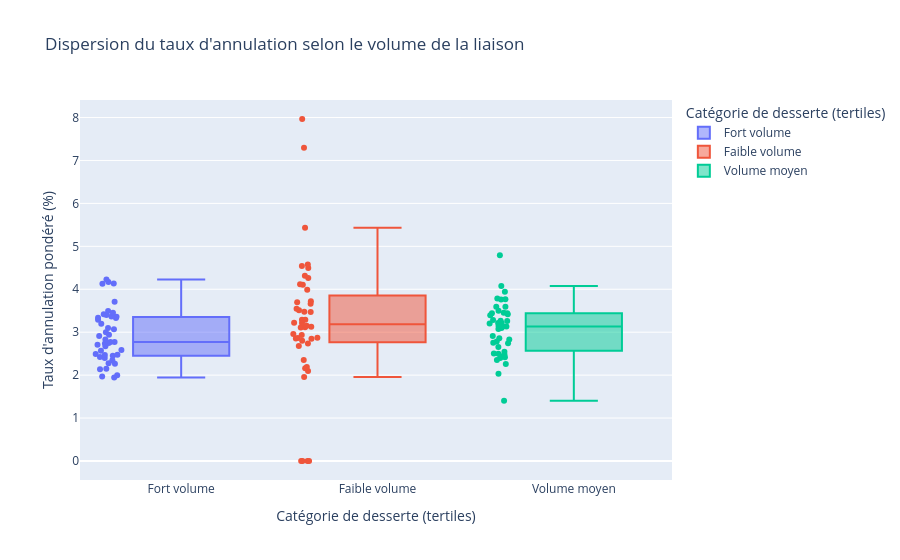
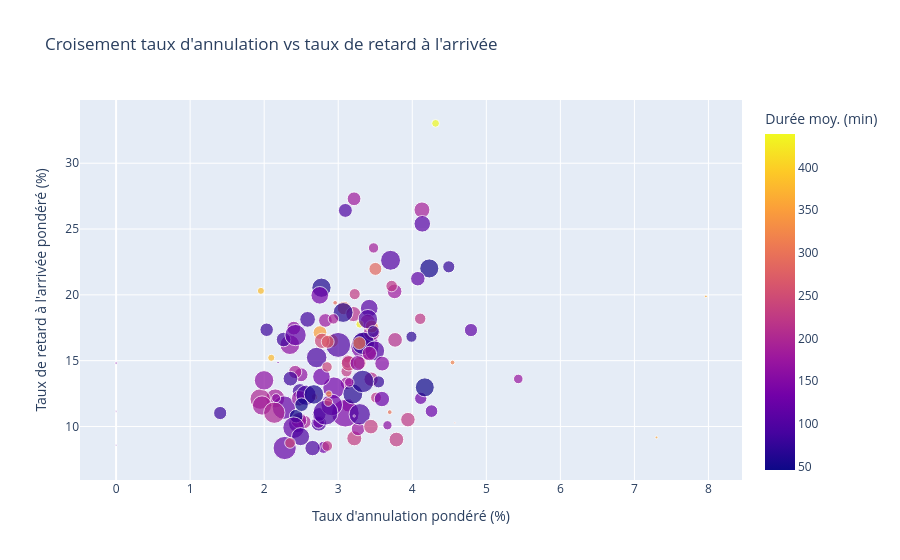

Notebook source saved alongside these figures, in order:
### Markdown cell above
### 4.3 Dispersion selon la catégorie de volume et lien avec les retards

On répartit les liaisons en trois groupes de volume équilibrés (tertiles) afin de comparer la dispersion des taux d'annulation, puis on croise taux d'annulation et taux de retard à l'arrivée.

### Code cell
df_liaisons["groupe_volume"] = pd.qcut(
    df_liaisons["trains_prevus"],
    q=3,
    labels=["Faible volume", "Volume moyen", "Fort volume"],
)

fig_box = px.box(
    df_liaisons,
    x="groupe_volume",
    y="taux_annulation",
    color="groupe_volume",
    points="all",
    hover_name="Liaison",
    labels={
        "groupe_volume": "Catégorie de desserte (tertiles)",
        "taux_annulation": "Taux d'annulation pondéré (%)",
    },
    title="Dispersion du taux d'annulation selon le volume de la liaison",
)
fig_box.show()

fig_croise = px.scatter(
    df_liaisons,
    x="taux_annulation",
    y="taux_retard_arrivee",
    size="trains_prevus",
    color="duree_moyenne",
    hover_name="Liaison",
    labels={
        "taux_annulation": "Taux d'annulation pondéré (%)",
        "taux_retard_arrivee": "Taux de retard à l'arrivée pondéré (%)",
        "duree_moyenne": "Durée moy. (min)",
    },
    title="Croisement taux d'annulation vs taux de retard à l'arrivée",
)
fig_croise.show()

### Figure 1 — Plotly figure (JSON) as saved in the notebook; plotly's stock layout.template omitted (floating-point values rounded to 4 significant figures)
{"data": [{"alignmentgroup": "True", "boxpoints": "all", "hovertemplate": "<b>%{hovertext}</b><br><br>Catégorie de desserte (tertiles)=%{x}<br>Taux d'annulation pondéré (%)=%{y}<extra></extra>", "hovertext": ["AIX EN PROVENCE TGV -> PARIS LYON", "ANGERS SAINT LAUD -> PARIS MONTPARNASSE", "ANGOULEME -> PARIS MONTPARNASSE", "ARRAS -> PARIS NORD", "AVIGNON TGV -> PARIS LYON", "BORDEAUX ST JEAN -> PARIS MONTPARNASSE", "DIJON VILLE -> PARIS LYON", "LE MANS -> PARIS MONTPARNASSE", "LILLE -> LYON PART DIEU", "LILLE -> PARIS NORD", "LYON PART DIEU -> LILLE", "LYON PART DIEU -> MARNE LA VALLEE", "LYON PART DIEU -> MARSEILLE ST CHARLES", "LYON PART DIEU -> PARIS LYON", "MARNE LA VALLEE -> LYON PART DIEU", "MARSEILLE ST CHARLES -> LYON PART DIEU", "MARSEILLE ST CHARLES -> PARIS LYON", "METZ -> PARIS EST", "MULHOUSE VILLE -> PARIS LYON", "NANCY -> PARIS EST", "NANTES -> PARIS MONTPARNASSE", "PARIS EST -> STRASBOURG", "PARIS LYON -> AIX EN PROVENCE TGV", "PARIS LYON -> AVIGNON TGV", "PARIS LYON -> DIJON VILLE", "PARIS LYON -> LYON PART DIEU", "PARIS LYON -> MARSEILLE ST CHARLES", "PARIS LYON -> MULHOUSE VILLE", "PARIS LYON -> VALENCE ALIXAN TGV", "PARIS MONTPARNASSE -> ANGERS SAINT LAUD", "PARIS MONTPARNASSE -> BORDEAUX ST JEAN", "PARIS MONTPARNASSE -> LE MANS", "PARIS MONTPARNASSE -> NANTES", "PARIS MONTPARNASSE -> POITIERS", "PARIS MONTPARNASSE -> RENNES", "PARIS MONTPARNASSE -> ST PIERRE DES CORPS", "PARIS NORD -> ARRAS", "PARIS NORD -> LILLE", "POITIERS -> PARIS MONTPARNASSE", "RENNES -> PARIS MONTPARNASSE", "ST PIERRE DES CORPS -> PARIS MONTPARNASSE", "STRASBOURG -> PARIS EST", "VALENCE ALIXAN TGV -> PARIS LYON"], "legendgroup": "Fort volume", "marker": {"color": "#636efa"}, "name": "Fort volume", "notched": false, "offsetgroup": "Fort volume", "orientation": "v", "showlegend": true, "x": ["Fort volume", "Fort volume", "Fort volume", "Fort volume", "Fort volume", "Fort volume", "Fort volume", "Fort volume", "Fort volume", "Fort volume", "Fort volume", "Fort volume", "Fort volume", "Fort volume", "Fort volume", "Fort volume", "Fort volume", "Fort volume", "Fort volume", "Fort volume", "Fort volume", "Fort volume", "Fort volume", "Fort volume", "Fort volume", "Fort volume", "Fort volume", "Fort volume", "Fort volume", "Fort volume", "Fort volume", "Fort volume", "Fort volume", "Fort volume", "Fort volume", "Fort volume", "Fort volume", "Fort volume", "Fort volume", "Fort volume", "Fort volume", "Fort volume", "Fort volume"], "x0": " ", "xaxis": "x", "y": [2.149, 2.709, 3.366, 4.23, 2.347, 3.36, 2.45, 2.773, 3.452, 3.338, 4.131, 4.135, 3.707, 2.267, 3.419, 3.493, 1.947, 2.586, 2.468, 2.738, 2.94, 2.398, 1.971, 1.998, 2.492, 2.277, 2.137, 2.474, 2.773, 2.566, 3.096, 2.671, 2.912, 3.291, 2.829, 3.197, 4.169, 3.33, 3.401, 3.0, 3.066, 2.424, 2.75], "y0": " ", "yaxis": "y", "type": "box"}, {"alignmentgroup": "True", "boxpoints": "all", "hovertemplate": "<b>%{hovertext}</b><br><br>Catégorie de desserte (tertiles)=%{x}<br>Taux d'annulation pondéré (%)=%{y}<extra></extra>", "hovertext": ["ANNECY -> PARIS LYON", "BARCELONA -> PARIS LYON", "BESANCON FRANCHE COMTE TGV -> PARIS LYON", "BORDEAUX ST JEAN -> PARIS VAUGIRARD", "BORDEAUX ST JEAN -> TOURCOING", "DOUAI -> PARIS NORD", "DUNKERQUE -> PARIS NORD", "FRANCFORT -> PARIS EST", "GRENOBLE -> PARIS LYON", "ITALIE -> PARIS LYON", "LAUSANNE -> PARIS LYON", "LYON PART DIEU -> RENNES", "MADRID -> MARSEILLE ST CHARLES", "MARSEILLE ST CHARLES -> MADRID", "MARSEILLE ST CHARLES -> TOURCOING", "NANTES -> PARIS VAUGIRARD", "NANTES -> STRASBOURG", "PARIS EST -> FRANCFORT", "PARIS EST -> STUTTGART", "PARIS LYON -> ANNECY", "PARIS LYON -> BARCELONA", "PARIS LYON -> BESANCON FRANCHE COMTE TGV", "PARIS LYON -> ITALIE", "PARIS LYON -> LAUSANNE", "PARIS LYON -> SAINT ETIENNE CHATEAUCREUX", "PARIS LYON -> ZURICH", "PARIS MONTPARNASSE -> ST MALO", "PARIS MONTPARNASSE -> TOULOUSE MATABIAU", "PARIS MONTPARNASSE -> TOURS", "PARIS NORD -> DOUAI", "PARIS NORD -> DUNKERQUE", "PARIS VAUGIRARD -> BORDEAUX ST JEAN", "PARIS VAUGIRARD -> NANTES", "PARIS VAUGIRARD -> RENNES", "RENNES -> LYON PART DIEU", "RENNES -> PARIS VAUGIRARD", "SAINT ETIENNE CHATEAUCREUX -> PARIS LYON", "ST MALO -> PARIS MONTPARNASSE", "STRASBOURG -> NANTES", "STUTTGART -> PARIS EST", "TOURCOING -> BORDEAUX ST JEAN", "TOURCOING -> MARSEILLE ST CHARLES", "TOURS -> PARIS MONTPARNASSE", "ZURICH -> PARIS LYON"], "legendgroup": "Faible volume", "marker": {"color": "#EF553B"}, "name": "Faible volume", "notched": false, "offsetgroup": "Faible volume", "orientation": "v", "showlegend": true, "x": ["Faible volume", "Faible volume", "Faible volume", "Faible volume", "Faible volume", "Faible volume", "Faible volume", "Faible volume", "Faible volume", "Faible volume", "Faible volume", "Faible volume", "Faible volume", "Faible volume", "Faible volume", "Faible volume", "Faible volume", "Faible volume", "Faible volume", "Faible volume", "Faible volume", "Faible volume", "Faible volume", "Faible volume", "Faible volume", "Faible volume", "Faible volume", "Faible volume", "Faible volume", "Faible volume", "Faible volume", "Faible volume", "Faible volume", "Faible volume", "Faible volume", "Faible volume", "Faible volume", "Faible volume", "Faible volume", "Faible volume", "Faible volume", "Faible volume", "Faible volume", "Faible volume"], "x0": " ", "xaxis": "x", "y": [3.223, 1.956, 2.803, 2.188, 4.544, 4.493, 4.114, 4.107, 3.114, 4.315, 2.851, 3.124, 7.966, 7.298, 2.958, 0.0, 2.68, 3.721, 3.477, 3.112, 2.096, 2.734, 3.291, 3.511, 5.432, 2.849, 3.665, 3.29, 3.546, 3.989, 4.26, 3.215, 0.0, 0.0, 2.865, 0.0, 3.149, 2.161, 2.873, 2.935, 3.695, 4.575, 3.473, 2.35], "y0": " ", "yaxis": "y", "type": "box"}, {"alignmentgroup": "True", "boxpoints": "all", "hovertemplate": "<b>%{hovertext}</b><br><br>Catégorie de desserte (tertiles)=%{x}<br>Taux d'annulation pondéré (%)=%{y}<extra></extra>", "hovertext": ["BELLEGARDE (AIN) -> PARIS LYON", "BREST -> PARIS MONTPARNASSE", "CHAMBERY CHALLES LES EAUX -> PARIS LYON", "GENEVE -> PARIS LYON", "LA ROCHELLE VILLE -> PARIS MONTPARNASSE", "LAVAL -> PARIS MONTPARNASSE", "LE CREUSOT MONTCEAU MONTCHANIN -> PARIS LYON", "LILLE -> MARSEILLE ST CHARLES", "LYON PART DIEU -> MONTPELLIER", "MACON LOCHE -> PARIS LYON", "MARNE LA VALLEE -> MARSEILLE ST CHARLES", "MARSEILLE ST CHARLES -> LILLE", "MARSEILLE ST CHARLES -> MARNE LA VALLEE", "MONTPELLIER -> LYON PART DIEU", "MONTPELLIER -> PARIS LYON", "NICE VILLE -> PARIS LYON", "NIMES -> PARIS LYON", "PARIS EST -> METZ", "PARIS EST -> NANCY", "PARIS EST -> REIMS", "PARIS LYON -> BELLEGARDE (AIN)", "PARIS LYON -> CHAMBERY CHALLES LES EAUX", "PARIS LYON -> GENEVE", "PARIS LYON -> GRENOBLE", "PARIS LYON -> LE CREUSOT MONTCEAU MONTCHANIN", "PARIS LYON -> MACON LOCHE", "PARIS LYON -> MONTPELLIER", "PARIS LYON -> NICE VILLE", "PARIS LYON -> NIMES", "PARIS LYON -> PERPIGNAN", "PARIS LYON -> TOULON", "PARIS MONTPARNASSE -> ANGOULEME", "PARIS MONTPARNASSE -> BREST", "PARIS MONTPARNASSE -> LA ROCHELLE VILLE", "PARIS MONTPARNASSE -> LAVAL", "PARIS MONTPARNASSE -> QUIMPER", "PARIS MONTPARNASSE -> VANNES", "PERPIGNAN -> PARIS LYON", "QUIMPER -> PARIS MONTPARNASSE", "REIMS -> PARIS EST", "TOULON -> PARIS LYON", "TOULOUSE MATABIAU -> PARIS MONTPARNASSE", "VANNES -> PARIS MONTPARNASSE"], "legendgroup": "Volume moyen", "marker": {"color": "#00cc96"}, "name": "Volume moyen", "notched": false, "offsetgroup": "Volume moyen", "orientation": "v", "showlegend": true, "x": ["Volume moyen", "Volume moyen", "Volume moyen", "Volume moyen", "Volume moyen", "Volume moyen", "Volume moyen", "Volume moyen", "Volume moyen", "Volume moyen", "Volume moyen", "Volume moyen", "Volume moyen", "Volume moyen", "Volume moyen", "Volume moyen", "Volume moyen", "Volume moyen", "Volume moyen", "Volume moyen", "Volume moyen", "Volume moyen", "Volume moyen", "Volume moyen", "Volume moyen", "Volume moyen", "Volume moyen", "Volume moyen", "Volume moyen", "Volume moyen", "Volume moyen", "Volume moyen", "Volume moyen", "Volume moyen", "Volume moyen", "Volume moyen", "Volume moyen", "Volume moyen", "Volume moyen", "Volume moyen", "Volume moyen", "Volume moyen", "Volume moyen"], "x0": " ", "xaxis": "x", "y": [2.498, 3.217, 3.214, 2.543, 3.134, 2.261, 2.034, 3.077, 4.075, 3.097, 3.204, 3.502, 3.398, 4.793, 3.768, 2.754, 3.761, 2.482, 2.653, 2.432, 2.4, 2.827, 2.419, 3.13, 1.406, 2.742, 3.444, 2.911, 3.421, 3.285, 3.144, 3.59, 3.786, 3.267, 2.355, 3.941, 3.593, 3.453, 3.442, 2.504, 2.782, 2.858, 3.262], "y0": " ", "yaxis": "y", "type": "box"}], "layout": {"xaxis": {"anchor": "y", "domain": [0, 1], "title": {"text": "Catégorie de desserte (tertiles)"}, "categoryorder": "array", "categoryarray": ["Fort volume", "Faible volume", "Volume moyen"]}, "yaxis": {"anchor": "x", "domain": [0, 1], "title": {"text": "Taux d'annulation pondéré (%)"}}, "legend": {"title": {"text": "Catégorie de desserte (tertiles)"}, "tracegroupgap": 0}, "title": {"text": "Dispersion du taux d'annulation selon le volume de la liaison"}, "boxmode": "overlay"}}

### Figure 2 — Plotly figure (JSON) as saved in the notebook; plotly's stock layout.template omitted (floating-point values rounded to 4 significant figures; data arrays with more than 128 entries replaced by an {"elided": "..."} marker saying what was removed)
{"data": [{"hovertemplate": "<b>%{hovertext}</b><br><br>Taux d'annulation pondéré (%)=%{x}<br>Taux de retard à l'arrivée pondéré (%)=%{y}<br>trains_prevus=%{marker.size}<br>Durée moy. (min)=%{marker.color}<extra></extra>", "hovertext": {"elided": "130 str values"}, "legendgroup": "", "marker": {"color": {"elided": "130 float values"}, "coloraxis": "coloraxis", "size": {"elided": "130 int values"}, "sizemode": "area", "sizeref": 237.4, "symbol": "circle"}, "mode": "markers", "name": "", "orientation": "v", "showlegend": false, "x": {"elided": "130 float values"}, "xaxis": "x", "y": {"elided": "130 float values"}, "yaxis": "y", "type": "scatter"}], "layout": {"xaxis": {"anchor": "y", "domain": [0, 1], "title": {"text": "Taux d'annulation pondéré (%)"}}, "yaxis": {"anchor": "x", "domain": [0, 1], "title": {"text": "Taux de retard à l'arrivée pondéré (%)"}}, "coloraxis": {"colorbar": {"title": {"text": "Durée moy. (min)"}}, "colorscale": [[0, "#0d0887"], [0.1111, "#46039f"], [0.2222, "#7201a8"], [0.3333, "#9c179e"], [0.4444, "#bd3786"], [0.5556, "#d8576b"], [0.6667, "#ed7953"], [0.7778, "#fb9f3a"], [0.8889, "#fdca26"], [1, "#f0f921"]]}, "legend": {"tracegroupgap": 0, "itemsizing": "constant"}, "title": {"text": "Croisement taux d'annulation vs taux de retard à l'arrivée"}}}
